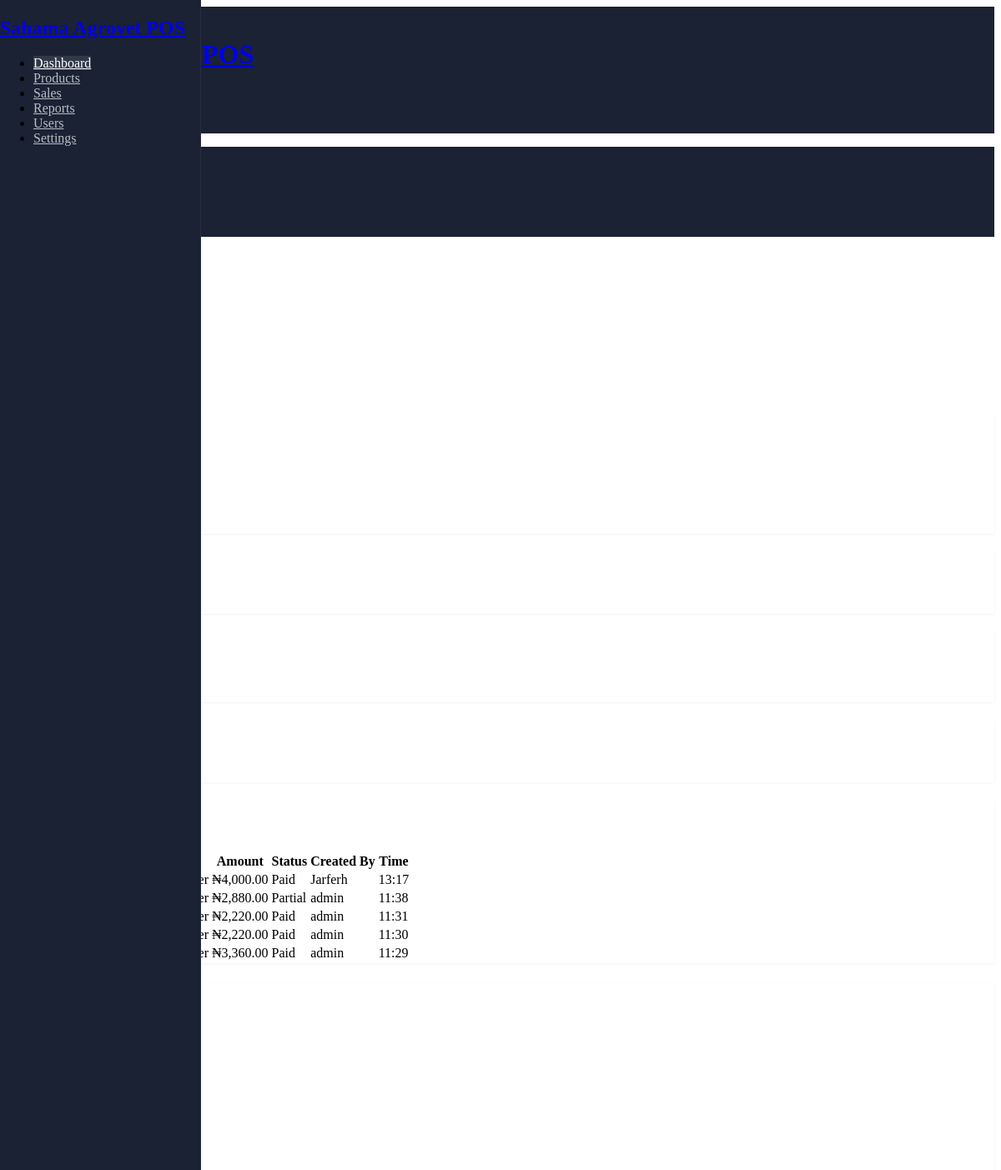
Before: /index.php (signed in, upper part) with the older database file.
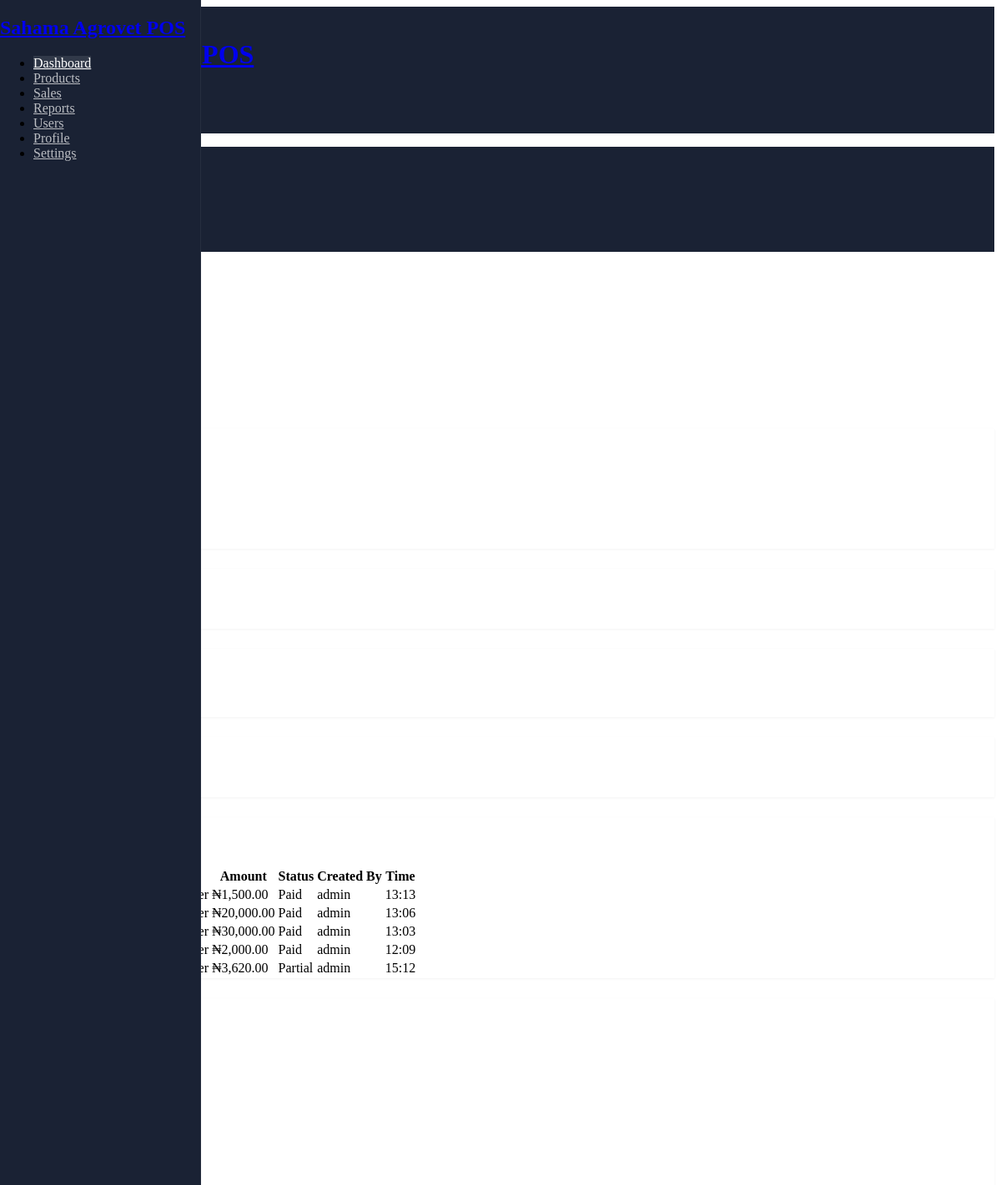
After: the same page with the newer database file.
### tables this page shows
CREATE TABLE `sales` (
  `id` int(11) NOT NULL,
  `invoice_number` varchar(50) NOT NULL,
  `customer_id` int(11) DEFAULT NULL,
  `total_amount` decimal(10,2) NOT NULL DEFAULT 0.00,
  `amount_paid` decimal(10,2) NOT NULL DEFAULT 0.00,
  `payment_status` enum('pending','partial','paid') NOT NULL DEFAULT 'pending',
  `payment_method` enum('cash','card','transfer') DEFAULT 'cash',
  `notes` text DEFAULT NULL,
  `created_by` int(11) DEFAULT NULL,
  `created_at` timestamp NOT NULL DEFAULT current_timestamp(),
  `updated_at` timestamp NOT NULL DEFAULT current_timestamp() ON UPDATE current_timestamp()
);

CREATE TABLE `users` (
  `id` int(11) NOT NULL,
  `username` varchar(50) NOT NULL,
  `password` varchar(255) NOT NULL,
  `full_name` varchar(100) NOT NULL,
  `email` varchar(100) DEFAULT NULL,
  `role` enum('admin','manager','cashier','accountant') NOT NULL,
  `status` enum('active','inactive') DEFAULT 'active',
  `created_at` timestamp NOT NULL DEFAULT current_timestamp(),
  `updated_at` timestamp NOT NULL DEFAULT current_timestamp() ON UPDATE current_timestamp(),
  `role_id` int(11) DEFAULT NULL,
  `last_login` timestamp NULL DEFAULT NULL,
  `created_by` int(11) DEFAULT NULL
);

### includes/menu_config.php (called while the page is built, shortened)
<?php
function getMenuByRole($role)
{
    $defaultMenus = [
        [
            'title' => 'Dashboard',
            'icon' => 'dashboard',
            'link' => 'index.php',
            'permission' => 'view_dashboard'
        ]
    ];
    return $menus[$role] ?? $defaultMenus;
}

### includes/Database.php (called while the page is built, shortened)
<?php
class Database {
    private static $instance = null;
    private $connection;
    private function __construct() {
        try {
            $dsn = "mysql:host=" . DB_HOST . ";dbname=" . DB_NAME . ";charset=utf8mb4";
            $options = [
                PDO::ATTR_ERRMODE => PDO::ERRMODE_EXCEPTION,
                PDO::ATTR_DEFAULT_FETCH_MODE => PDO::FETCH_ASSOC,
                PDO::ATTR_EMULATE_PREPARES => false
            ];
            $this->connection = new PDO($dsn, DB_USER, DB_PASS, $options);
        } catch (PDOException $e) {
            error_log("Connection Error: " . $e->getMessage());
            throw new Exception("Database connection failed");
        }
    }
    public static function getInstance() {
        if (self::$instance === null) {
            self::$instance = new self();
        }
        return self::$instance;
    }
    public function getConnection() {
        return $this->connection;
    }
}

### includes/Auth.php (called while the page is built, shortened)
<?php
class Auth
{
    public function hasPermission($permission)
    {
        return isset($_SESSION['permissions']) &&
            in_array($permission, $_SESSION['permissions']);
    }
}

### index.php (the view, shortened to what the changed rows need)
<?php
require_once 'includes/Database.php';
require_once 'includes/Auth.php';
$currentPage = "dashboard";
try {
    $db = Database::getInstance()->getConnection();
    $recentSales = [];
    $recentStmt = $db->prepare("
        SELECT
            s.*,
            c.name as customer_name,
            u.username as created_by_user
        FROM sales s
        LEFT JOIN customers c ON s.customer_id = c.id
        LEFT JOIN users u ON s.created_by = u.id
        ORDER BY s.created_at DESC
        LIMIT 5
    ");
    $recentStmt->execute();
    $recentSales = $recentStmt->fetchAll(PDO::FETCH_ASSOC);
} catch (PDOException $e) {
    error_log($e->getMessage());
    $todaySales = ['count' => 0, 'total' => 0, 'paid_amount' => 0];
    $todayProfit = ['total_profit' => 0];
    $lowStock = ['count' => 0];
    $recentSales = [];
    $activities = [];
}
include 'templates/header.php';
?>
<div class="page-wrapper">
    <div class="page-header d-print-none">
        <div class="container-xl">
            <div class="row g-2 align-items-center">
                <div class="col">
                    <h2 class="page-title">
                    </h2>
                </div>
            </div>
        </div>
    </div>
    <div class="page-body">
        <div class="container-xl">
            <div class="row">
                <div class="col-lg-8">
                    <div class="card mb-4">
                        <div class="card-body p-0">
                            <div class="table-responsive">
                                <table class="table table-vcenter card-table">
                                    <thead>
                                        <tr>
                                            <th>Invoice</th>
                                            <th>Customer</th>
                                            <th>Amount</th>
                                            <th>Status</th>
                                            <th>Created By</th>
                                            <th>Time</th>
                                        </tr>
                                    </thead>
                                    <tbody>
                                        <?php foreach ($recentSales as $sale): ?>
                                            <tr>
                                                <td>
                                                    <a href="sale_details.php?id=<?= $sale['id'] ?>" class="text-reset">
                                                    </a>
                                                </td>
                                                <td><?= htmlspecialchars($sale['customer_name'] ?? 'Walk-in Customer') ?></td>
                                                <td>₦<?= number_format($sale['total_amount'], 2) ?></td>
                                                <td>
                                                    <?php
                                                    $statusClass = match ($sale['payment_status']) {
                                                        'paid' => 'success',
                                                        'partial' => 'warning',
                                                        default => 'danger'
                                                    };
                                                    ?>
                                                    <span class="badge bg-<?= $statusClass ?>-lt">
                                                        <?= ucfirst($sale['payment_status']) ?>
                                                    </span>
                                                </td>
                                                <td><?= htmlspecialchars($sale['created_by_user']) ?></td>
                                                <td class="text-muted">
                                                    <?= date('H:i', strtotime($sale['created_at'])) ?>
                                                </td>
                                            </tr>
                                        <?php endforeach; ?>
                                    </tbody>
                                </table>
                            </div>
                        </div>
                    </div>
                </div>
            </div>
        </div>
    </div>
</div>
<?php include 'templates/footer.php'; ?>

### templates/header.php (shortened to what the changed rows need)
<?php
require_once __DIR__ . '/../includes/menu_config.php';
require_once __DIR__ . '/../includes/Auth.php';
$auth = new Auth();
$userRole = $_SESSION['role'] ?? 'cashier';
$menuItems = getMenuByRole($userRole);
?>
<!doctype html>
<html lang="en">
<head>
    <link href="https://cdn.jsdelivr.net/npm/@tabler/core@latest/dist/css/tabler.min.css" rel="stylesheet" />
    <link href="https://cdn.jsdelivr.net/npm/@tabler/icons-webfont@latest/tabler-icons.min.css" rel="stylesheet" />
</head>
<body>
    <div class="page">
        <aside class="navbar navbar-vertical navbar-dark navbar-expand-lg d-none d-lg-flex">
            <div class="container-fluid">
                <h1 class="navbar-brand navbar-brand-autodark">
                    <a href="index.php">
                        <span>Sahama Agrovet POS</span>
                    </a>
                </h1>
                <div class="collapse navbar-collapse" id="sidebar-menu-desktop">
                    <ul class="navbar-nav pt-lg-3">
                        <?php if (isset($menuItems) && is_array($menuItems)): ?>
                            <?php foreach ($menuItems as $menuItem): ?>
                                <?php if ($auth->hasPermission($menuItem['permission'])): ?>
                                    <li class="nav-item">
                                        <a class="nav-link <?= ($currentPage === strtolower($menuItem['title'])) ? 'active' : '' ?>"
                                            href="<?= htmlspecialchars($menuItem['link']) ?>">
                                            <span class="nav-link-title"><?= htmlspecialchars($menuItem['title']) ?></span>
                                        </a>
                                    </li>
                                <?php endif; ?>
                            <?php endforeach; ?>
                        <?php endif; ?>
                    </ul>
                </div>
            </div>
        </aside>
        <div class="d-lg-none">
            <header class="navbar navbar-expand-md navbar-dark d-print-none">
                <div class="container-xl">
                    <h1 class="navbar-brand navbar-brand-autodark">
                        <a href="index.php">
                            <span>Sahama Agrovet POS</span>
                        </a>
                    </h1>
                </div>
            </header>
        </div>
        <div class="page-wrapper">

Changed rows visible on the page:
no longer on this page (row unchanged): sales: total_amount "4,000.00", payment_status "Paid", created_by.username "Jarferh", created_at "13:17"
no longer on this page (row unchanged): sales: total_amount "2,880.00", payment_status "Partial", created_by.username "admin", created_at "11:38"
no longer on this page (row unchanged): sales: total_amount "2,220.00", payment_status "Paid", created_by.username "admin", created_at "11:31"
no longer on this page (row unchanged): sales: total_amount "2,220.00", payment_status "Paid", created_by.username "admin", created_at "11:30"
no longer on this page (row unchanged): sales: total_amount "3,360.00", payment_status "Paid", created_by.username "admin", created_at "11:29"
added sales: total_amount "1,500.00", payment_status "Paid", created_by.username "admin", created_at "13:13"
added sales: total_amount "20,000.00", payment_status "Paid", created_by.username "admin", created_at "13:06"
added sales: total_amount "30,000.00", payment_status "Paid", created_by.username "admin", created_at "13:03"
added sales: total_amount "2,000.00", payment_status "Paid", created_by.username "admin", created_at "12:09"
added sales: total_amount "3,620.00", payment_status "Partial", created_by.username "admin", created_at "15:12"
Other visible differences:
new list line: "Profile"
